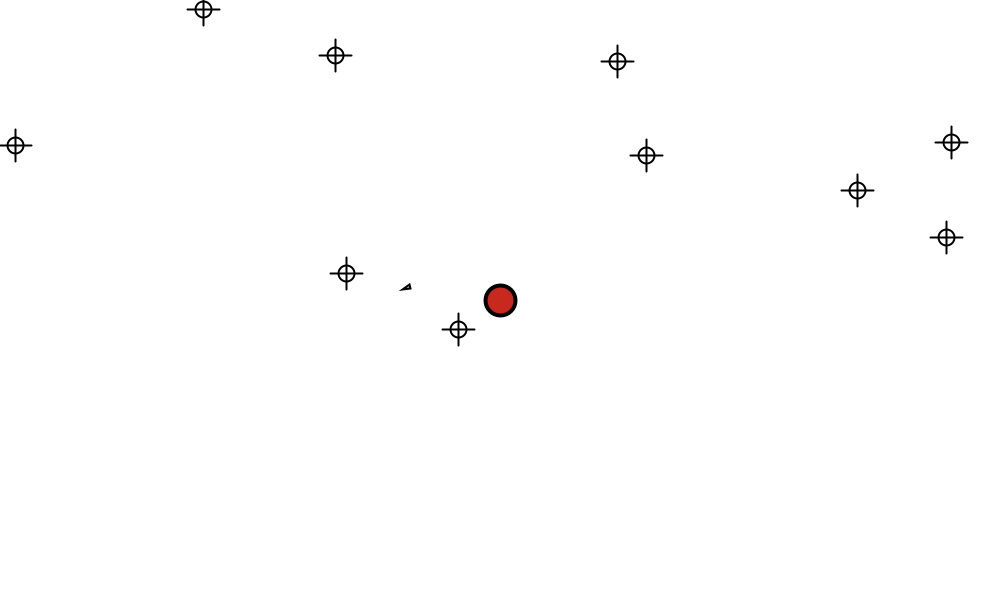
Frame 1 (no input)
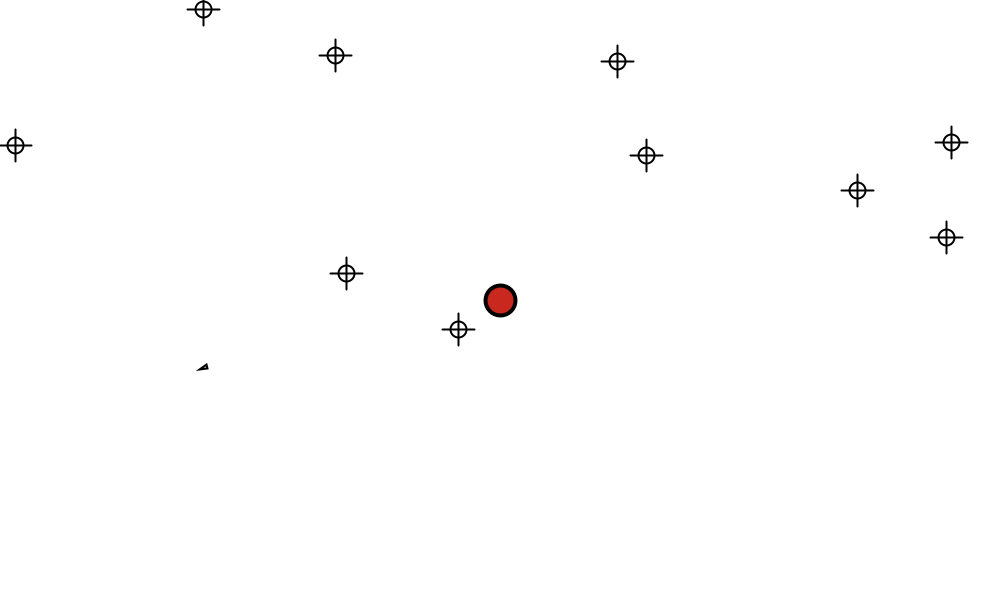
Frame 60 (the mouse pressed at the canvas centre just before this capture)
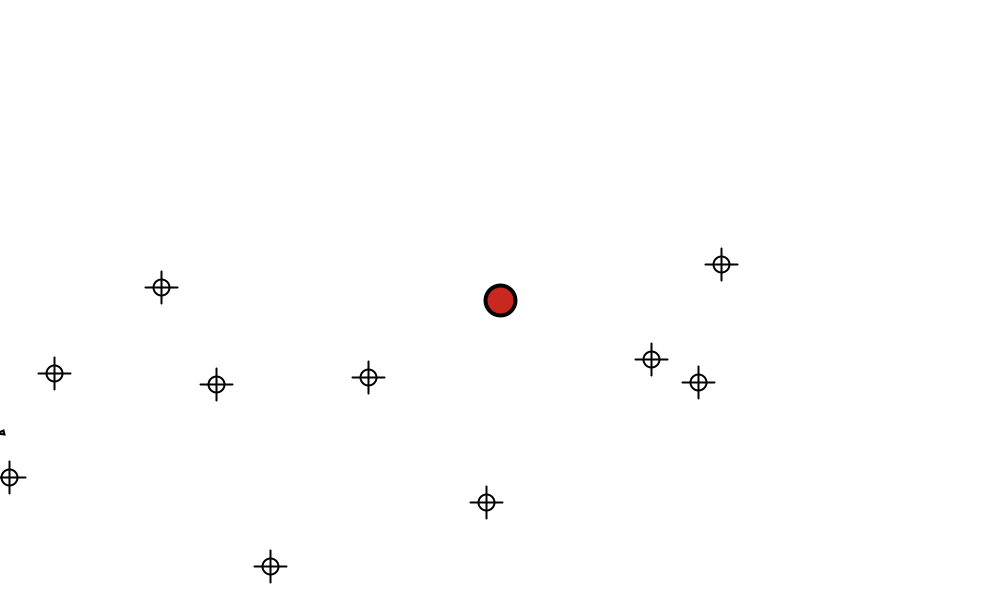
Frame 120 (the mouse held since frame 60 and released just before this capture)

The Processing sketch that drew these frames (run headless with seeded random() and noise(); from frame 60 on, the mouse is pressed at the canvas centre):

// Processing sketch: smartVehicle
// ── smartVehicle.pde
class Perceptron{
  float[] weights;
  float c;
  
  
  Perceptron(int n, float lr){
    c = lr;
    weights = new float[n];
    for(int i = 0; i < weights.length; i++){
      weights[i] = random(-1, 1);
    }
  }
  
  void train(PVector[] forces, PVector error){
    for(int i = 0; i < weights.length; i++){
      weights[i] += c*error.x*forces[i].x;
      weights[i] += c*error.y*forces[i].y;
    }
  }
  
  PVector feedForward(PVector[] forces){
    PVector sum = new PVector();
    for(int i = 0; i < weights.length; i++){
      forces[i].mult(weights[i]);
      sum.add(forces[i]);
    }
    return sum;
  }
}

class Vehicle{
  Perceptron brain;
  
  PVector location;
  PVector velocity;
  PVector acceleration;
  
  float r;
  float maxforce;
  float maxspeed;
  
  Vehicle(int n, float x, float y){
    brain = new Perceptron(n, 0.001);
    acceleration = new PVector(0, 0);
    velocity = new PVector(0, 0);
    location = new PVector(x, y);
    r = 2;
    maxspeed = 4;
    maxforce = 0.1;
  }
  
  void update(){
    velocity.add(acceleration);
    velocity.limit(maxspeed);
    location.add(velocity);
    //<>//
    acceleration.mult(0);
    
    location.x = constrain(location.x, 0, width);
    location.y = constrain(location.y, 0, height);
  }
  
  void applyForce(PVector force){
    acceleration.add(force);
  }
  
  void steer(ArrayList<PVector> targets){
    PVector[] forces = new PVector[targets.size()];
    
    for(int i = 0; i < forces.length; i++){
      forces[i] = seek(targets.get(i));
    }
    PVector result = brain.feedForward(forces);
    
    applyForce(result);
    
    PVector error = PVector.sub(desiredTarget, location);
    brain.train(forces, error);
  }


  PVector seek(PVector target){
    PVector desired = PVector.sub(target, location);
    desired.normalize();
    desired.mult(maxspeed);
    PVector steer = PVector.sub(desired, velocity);
    steer.limit(maxforce);
    return steer;
  }
  
  void display(){
    float theta = velocity.heading() + PI/2;
    fill(175);
    stroke(0);
    pushMatrix();
    translate(location.x, location.y);
    rotate(theta);
    beginShape();
    vertex(0, -r*2);
    vertex(-r, r*2);
    vertex(r, r*2);
    endShape(CLOSE);
    popMatrix();
  }
}


ArrayList<PVector> targets;
int targetSize = 10;
Vehicle v;
PVector desiredTarget;

void makeTargs(){
  targets = new ArrayList<PVector>();
  for(int i = 0; i < targetSize; i++){
    targets.add(new PVector(random(width), random(height)));
  }
}

void setup(){
  size(1000, 600);
  desiredTarget = new PVector(width/2, height/2);
  makeTargs();
 
  v = new Vehicle(targets.size(), random(width), random(height));
}

void draw(){
  background(255);
  
  stroke(0);
  strokeWeight(4);
  fill(200, 40, 30);
  ellipse(desiredTarget.x, desiredTarget.y, 30, 30);
  
  for(PVector t: targets){
    noFill();
    stroke(0);
    strokeWeight(2);
    ellipse(t.x, t.y, 16, 16);
    line(t.x, t.y-16, t.x, t.y+16);
    line(t.x-16, t.y, t.x+16, t.y);
  }
  
  if(mousePressed){
    makeTargs();
  }
  
  v.steer(targets);
  v.update();
  v.display();
}
